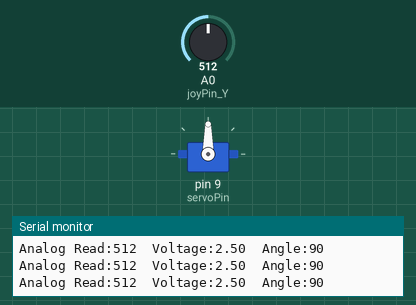
This sketch was run on a simulated Arduino Uno, built with avr-gcc and run on an emulated ATmega328P. Parts: servo, the last lines printed to the serial monitor. Inputs (shaded band) come from the test bench; at power-on: A0 (joyPin_Y) = 512.

Above: at 1.2 s.
1.3 s: A0 (joyPin_Y) set to 551
At 2.5 s:
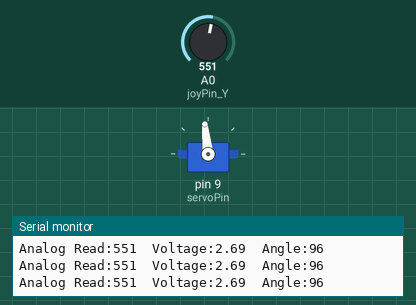
2.8 s: A0 (joyPin_Y) set to 580
At 3.9 s:
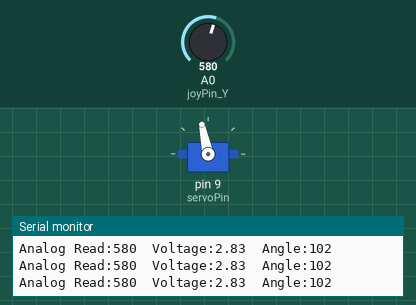
4.3 s: A0 (joyPin_Y) set to 306
At 4.9 s:
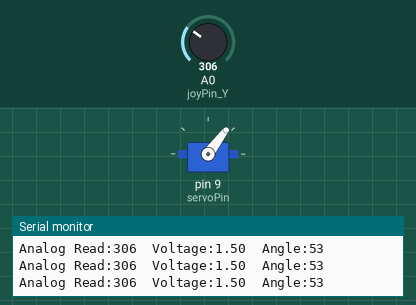
5.8 s: A0 (joyPin_Y) set to 716
At 6.1 s:
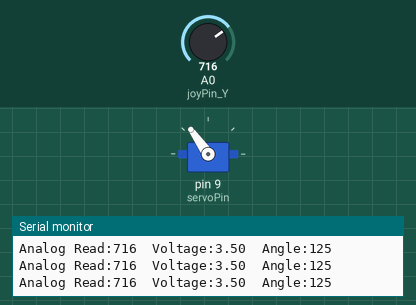
7.3 s: A0 (joyPin_Y) set to 988
At 8.4 s:
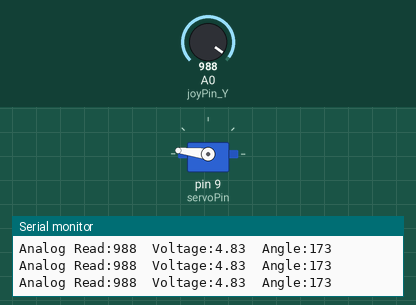
8.8 s: A0 (joyPin_Y) set to 1007
At 9.4 s:
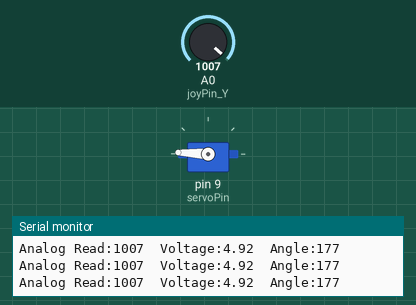
Timing chart, 0 to 11.8 s (numbered marks = the images above; inputs shaded):
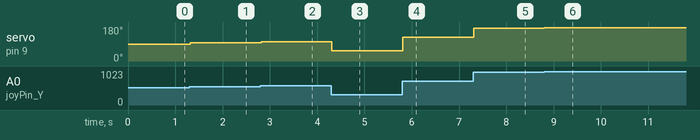

Measured:
- after the input at 1.3 s, servo on pin 9 (servoPin): 90° → 96° at once
- after the input at 2.8 s, servo on pin 9 (servoPin): 96° → 102° at once
- after the input at 4.3 s, servo on pin 9 (servoPin): 102° → 53° at once
- after the input at 5.8 s, servo on pin 9 (servoPin): 53° → 125° at once
- after the input at 7.3 s, servo on pin 9 (servoPin): 125° → 173° at once
- after the input at 8.8 s, servo on pin 9 (servoPin): 173° → 177° at once

The sketch:

servoJoyStickLab04.ino
```cpp
/*
 Joystick controllling servo

  Program Goal:
  The main goal of this program is to control a servo motor using a joystick.
  The servo's angle is determined by the voltage it receives.
  Voltage can be controlled by controlling current.
  The joystick essentallly being funtionin as two potentiometers (one for the X-axis the for the Y-axis) controls the resistance.
  In this program, the servo is mapped to the Y-axis of the joystick,because inly one axis is available since i only have one servo.
  Note that when the joystick is plugged into the breadboard, the axis may appear inverted.
  The program utilizes the Servo.h library for servo motor control.

  Main Theme:
  Analog input controlling digital output.
  The analog input from the joystick is used to control the servo motor's position.
  This shows the relationship between joystick movement, analog readings, and servo angles.
  It does this by:
  Having program reading the joystick's analog input, maping the values from anaolg values to an angle in degrees  with float variable and map function.
  Then using Servo.h to move the joystick based on the angle given from the joystick.
  Finally it prints the relevant values to the serial monitor.

  All Servo.h commands and functions:
  #include <Servo.h>: Includes the Servo library, allowing the use the functions and commands in this library.
  Servo Servo1;: Declares an object of the Servo class named Servo1SS.
  Servo1.attach();: Attaches the Servo object to a pin on the Arduino.
  Servo1.write();: Sets the angle of the servo motorbased on the specified value.


*/

#include <Servo.h>//Includes the Servo library, allowing the use the functions and commands in this library.

Servo Servo1; //Declares an object of the Servo class named Servo1.

int servoPin = 9;  // Define the pin for the servo signal.
int joyPin_Y = A0; // Define the analog input pin for the Y-axis of the joystick.

void setup() {
  // put your setup code here, to run once:

  Servo1.attach(servoPin);// Attach the servo to the specified pin.
  Serial.begin(9600);// Initialize serial communication at 9600 baud .

  pinMode(9, OUTPUT);// Set the servoPin as an OUTPUT.
  pinMode(A0, INPUT); // Set the joyPin_Y as an INPUT (analog).
}

void loop() {
  // put your main code here, to run repeatedly:
  int reading = analogRead(joyPin_Y);          // Read the analog input from the joystick.
  float val = map(reading, 0, 1023, 0, 5000);     // Map the analog reading to a range in milivolts.
  float voltage = (val / 1000);                 // Calculating voltage in volts by dividng value in milivolts by 1000.
  int angle = map(reading, 0, 1023, 0, 180);   // Map the analog reading to the servo angle.
  Servo1.write(angle);                         // Set the servo angle based on the mapped value.

  Serial.print("Analog Read:"); // Prints exactly what's in "" on Serial Monitor.
  Serial.print(reading); // Print value of voltage to Serial Monitor.
  Serial.print("\t");// Prints Space to Serial Monitor.
  Serial.print("Voltage:"); // Prints exactly what's in "" on Serial Monitor.
  Serial.print(voltage);  // Print value of voltage to Serial Monitor.
  Serial.print("\t"); // Prints Space to Serial Monitor.
  Serial.print("Angle:"); // Prints exactly what's in "" on Serial Monitor.
  Serial.println(angle); // Print value of angle to Serial Monitor.ln makes it so that everything printed after this print, is printed on a new line every time code is looped.
}
```
